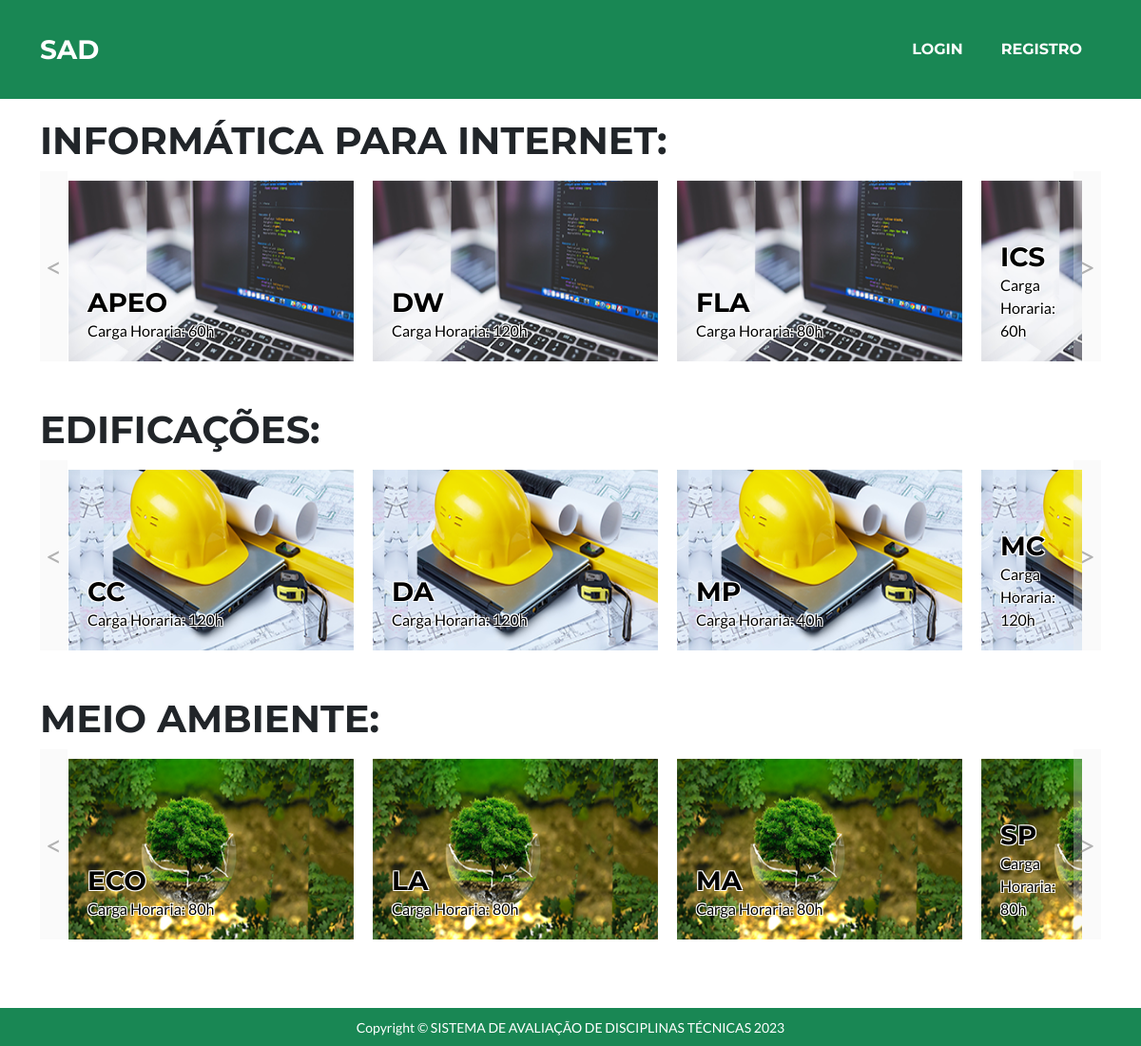
The page / on the database its author committed.
### avaliacao/models.py (models this page shows, shortened)
class Curso(models.Model):
    nome = models.CharField(max_length=100, unique=True)
    def get_disciplinas(self):
        lista = Disciplina.objects.filter(curso__id = self.id).order_by('nome')
        return lista

class Disciplina(models.Model):
    sigla = models.CharField(max_length=4, null=False)
    nome = models.CharField(max_length=100, unique=True)
    descricao = models.TextField(null=False)
    ch = models.PositiveIntegerField(null=False)
    curso = models.ForeignKey(Curso, on_delete=models.CASCADE, null=False)
    avaliacao_media = models.DecimalField(max_digits=3, decimal_places=2, default=0.00)
    imagem = models.ImageField(upload_to='static/img', null=True)

### inicio/views.py (the view)
# urls.py: path("", IndexView.as_view(), name="inicio"),
class IndexView(TemplateView):
    template_name = "index.html"
    def get_context_data(self, **kwargs):
        context = super().get_context_data(**kwargs)
        context["cursos"] = Curso.objects.all()
        return context

### inicio/templates/index.html (shortened to what this page needs)
{% extends 'modelo.html' %}
{% load static %}
{% block estilos %}
<link rel="stylesheet" href="{% static 'css/css_carrosel.css' %}" />
{% endblock %}
{% block corpo %}
{% for curso in cursos %}
  <div class="mb-5">
    <h1>{{curso.nome}}:</h1>
    <div class="carousel" data-curso-id="{{curso.id}}">
      <div class="carousel-container">
        <div class="carousel-slide">
          {% for disciplina in curso.get_disciplinas %}
            <div class="item">
              <a href="forum/{{disciplina.id}}">
                {% if disciplina.imagem %}
                  <img class="img-fluid" src="{{ disciplina.imagem.url }}" alt="{{ disciplina.sigla }}"/>
                {% else %}
                  <img class="img-fluid" src="{% static 'img/placeholder.png' %}" alt="Placeholder"/>
                {% endif %}
                <div class="heading">
                  <h3 class="outlined-text">{{disciplina.sigla}}</h1>
                  <p class="outlined-text">Carga Horaria: {{disciplina.ch}}h</p>
                </div>
              </a>
            </div>
          {% empty %}
            <p>Nenhuma disciplina Cadastrada</p>
          {% endfor %}
        </div>
      </div>
      {% if curso.get_disciplinas|length > 1 %}
        <button id="button1" class="prev">&lt;</button>
        <button id="button1" class="next">&gt;</button>
      {% endif %}
    </div>
  </div>
{% endfor %}
{% endblock %}

### inicio/templates/modelo.html (shortened to what this page needs)
{% load static %}
{% load crispy_forms_tags %}
<!DOCTYPE html>
<html lang="en">
<head>
    <link href="{% static 'css/styles.css' %}" rel="stylesheet" />
    <link href="{% static 'css/navbar.css' %}" rel="stylesheet" />
    {% block estilos %}
    {% endblock %}
</head>
<body id="page-top">
    {% block menu %}
    <nav class="navbar navbar-expand-lg bg-secondary text-uppercase fixed-top" id="mainNav">
        <div class="container1">
            <a class="navbar-brand" href="{% url 'inicio' %}">SAD</a>
            <div class="collapse navbar-collapse" id="navbarResponsive">
                <ul class="navbar-nav ms-auto">
                    {% if not request.user.is_authenticated %}
                    <li class="nav-item mx-0 mx-lg-1"><a class="nav-link py-3 px-0 px-lg-3 rounded"
                            href="{% url 'login' %}">LOGIN</a></li>
                    <li class="nav-item mx-0 mx-lg-1"><a class="nav-link py-3 px-0 px-lg-3 rounded"
                            href="{% url 'registrar'%}">REGISTRO</a></li>
                    {% endif %}
                </ul>
            </div>
        </div>
    </nav>
    {% endblock %}
    <main class="main">
        <div id="centro">
            <section class="page-section portfolio" id="portfolio">
                <div class="container">
                    {% block corpo %}
                    {% endblock %}
                </div>
            </section>
        </div>
    </main>
    <footer class="footer fixed-bottom bg-secondary text-white text-center py-2">
        <small>Copyright &copy; SISTEMA DE AVALIAÇÃO DE DISCIPLINAS TÉCNICAS 2023</small>
    </footer>
</body>
</html>

### static/css/navbar.css (style rules this page uses)
.container1, .container1-fluid, .container1-xxl, .container1-xl, .container1-lg, .container1-md, .container1-sm { --bs-gutter-x: 1.5rem; --bs-gutter-y: 0; width: 100%; padding-right: calc(var(--bs-gutter-x) * 0.5); padding-left: calc(var(--bs-gutter-x) * 0.5); margin-right: auto; margin-left: auto; }
@media (min-width: 576px) { .container1-sm, .container1 { max-width: 540px; } }
@media (min-width: 768px) { .container1-md, .container1-sm, .container1 { max-width: 720px; } }
@media (min-width: 992px) { .container1-lg, .container1-md, .container1-sm, .container1 { max-width: 960px; } }
@media (min-width: 1200px) { .container1-xl, .container1-lg, .container1-md, .container1-sm, .container1 { max-width: 1140px; } }
.navbar>.container1, .navbar>.container1-fluid, .navbar>.container1-sm, .navbar>.container1-md, .navbar>.container1-lg, .navbar>.container1-xl, .navbar>.container1-xxl { display: flex; flex-wrap: inherit; align-items: center; justify-content: space-between; }

### static/css/css_carrosel.css (style rules this page uses)
.carousel { position: relative; width: 100%; }
.carousel-container { display: flex; overflow: hidden; margin: 0px 20px; }
.carousel-slide { display: flex; transition: transform 0.5s ease-in-out; }
.item { width: 20vw; min-width: 320px; height: 200px; padding: 10px; text-align: center; transition: all ease-in-out .2s; }
.item img { margin-bottom: -100px; }
#button1 { position: absolute; top: 0; height: 100%; border: none; cursor: pointer; font-size: 30px; }
.prev { left: 0; opacity: 0.3; transition: all .3s; }
.next { right: 0; opacity: 0.3; transition: all .3s; }
.item h3, .item p { text-align: left; margin: 0px; padding: 0px 20px; }
p { margin: 0px; }
.item a { text-decoration: none; height: fit-content; color: var(--bs-gray-dark) }
.item .heading { position: absolute; bottom: 20px; }
.container { overflow: hidden; }
.outlined-text { color: black; text-shadow: -1px -1px 0 white, 1px -1px 0 white, -1px 1px 0 white, 1px 1px 0 white; }

### rows shown on the page
Curso: nome "INFORMÁTICA PARA INTERNET"
Disciplina: imagem (picture), sigla "APEO", ch "60"
Disciplina: imagem (picture), sigla "DW", ch "120"
Disciplina: imagem (picture), sigla "FLA", ch "80"
Disciplina: imagem (picture), sigla "ICS", ch "60"
Curso: nome "EDIFICAÇÕES"
Disciplina: imagem (picture), sigla "CC", ch "120"
Disciplina: imagem (picture), sigla "DA", ch "120"
Disciplina: imagem (picture), sigla "MP", ch "40"
Disciplina: imagem (picture), sigla "MC", ch "120"
Curso: nome "MEIO AMBIENTE"
Disciplina: imagem (picture), sigla "ECO", ch "80"
Disciplina: imagem (picture), sigla "LA", ch "80"
Disciplina: imagem (picture), sigla "MA", ch "80"
Disciplina: imagem (picture), sigla "SP", ch "80"
